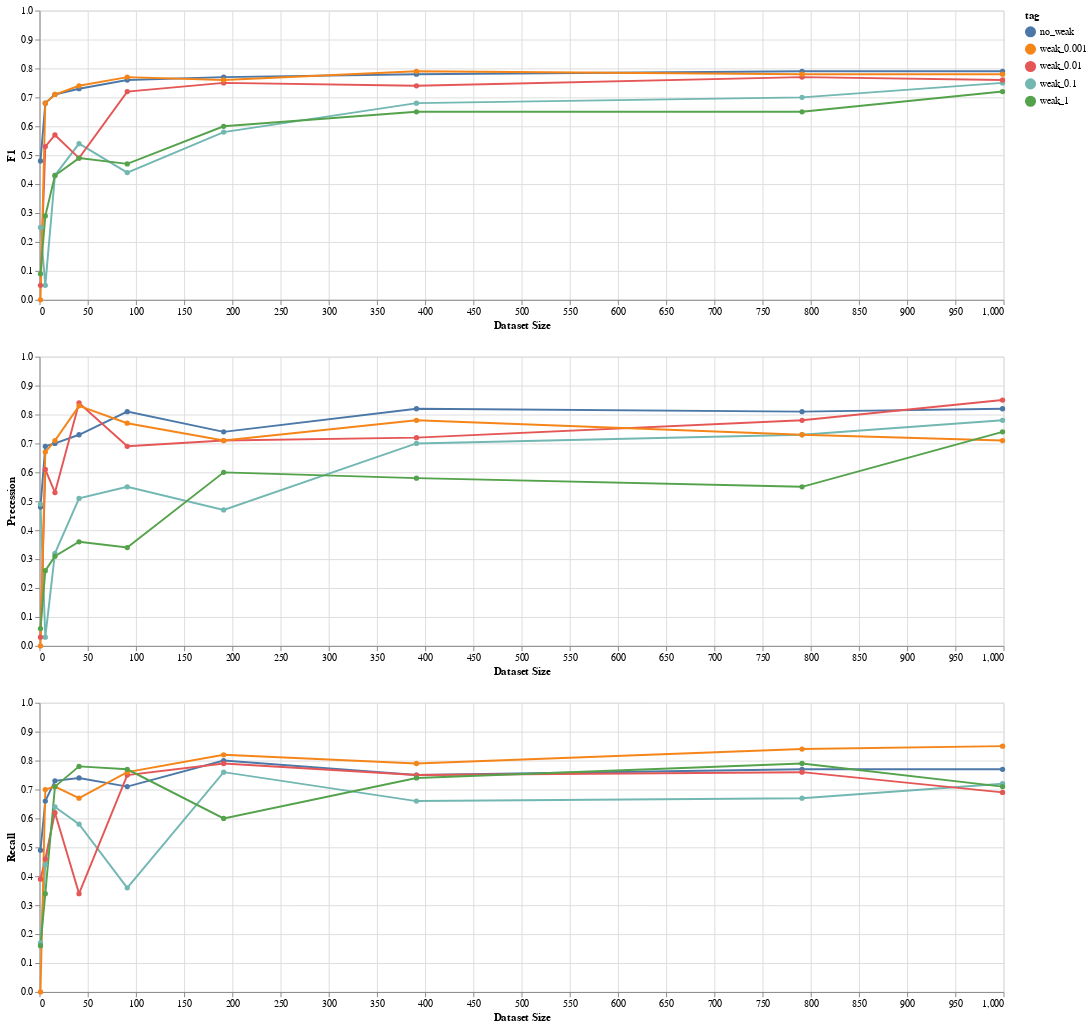

Notebook source saved alongside this figure:
### Code cell
METRIC='F1'

def metric_graph(data_frame: pd.DataFrame, metric: str) -> alt.Chart:
    chart = alt.Chart(data_frame).mark_line(point=True).encode(
        x=alt.X('step', title='Dataset Size'),
        y=alt.Y('metric_val', title=metric, scale=alt.Scale(domain=[0, 1])),
        color='tag',
    ).transform_filter(alt.datum.metric_name == metric)

    # Create a selection that chooses the nearest point & selects based on x-value
    nearest = alt.selection(type='single', nearest=True, on='mouseover',
                            fields=['step'], empty='none')
    
    # Transparent selectors across the chart. This is what tells us
    # the x-value of the cursor
    selectors = alt.Chart().mark_point().encode(
        x='step:Q',
        opacity=alt.value(0),
    ).add_selection(
        nearest
    )

    # Draw points on the line, and highlight based on selection
    points = chart.mark_point().encode(
        opacity=alt.condition(nearest, alt.value(1), alt.value(0))
    )

    # Draw text labels near the points, and highlight based on selection
    text = chart.mark_text(align='left', dx=5, dy=-5).encode(
        text=alt.condition(nearest, 'metric_val:Q', alt.value(' '))
    )

    # Draw a rule at the location of the selection
    rules = alt.Chart().mark_rule(color='gray').encode(
        x='step:Q',
    ).transform_filter(
        nearest
    )
    
    #return alt.layer(chart, selectors, points, rules, text,
     #     data=data_frame, width=600, height=300)
    return chart.properties(width=1000)

res = [metric_graph(data_frame, metric) for metric in METRICS.values()]
(res[0] & res[1] & res[2])

### Figure 1 — Vega-Lite specification as saved in the notebook (floating-point values rounded to 4 significant figures; data arrays with more than 128 entries replaced by an {"elided": "..."} marker saying what was removed)
{"$schema": "https://vega.github.io/schema/vega-lite/v2.6.0.json", "config": {"view": {"height": 300, "width": 400}}, "datasets": {"data-bedbd7619f55cfdf96223bc7b93b4d50": {"elided": "135 records"}}, "vconcat": [{"data": {"name": "data-bedbd7619f55cfdf96223bc7b93b4d50"}, "encoding": {"color": {"field": "tag", "type": "nominal"}, "x": {"field": "step", "title": "Dataset Size", "type": "quantitative"}, "y": {"field": "metric_val", "scale": {"domain": [0, 1]}, "title": "F1", "type": "quantitative"}}, "mark": {"point": true, "type": "line"}, "transform": [{"filter": "(datum.metric_name === 'F1')"}], "width": 1000}, {"data": {"name": "data-bedbd7619f55cfdf96223bc7b93b4d50"}, "encoding": {"color": {"field": "tag", "type": "nominal"}, "x": {"field": "step", "title": "Dataset Size", "type": "quantitative"}, "y": {"field": "metric_val", "scale": {"domain": [0, 1]}, "title": "Precession", "type": "quantitative"}}, "mark": {"point": true, "type": "line"}, "transform": [{"filter": "(datum.metric_name === 'Precession')"}], "width": 1000}, {"data": {"name": "data-bedbd7619f55cfdf96223bc7b93b4d50"}, "encoding": {"color": {"field": "tag", "type": "nominal"}, "x": {"field": "step", "title": "Dataset Size", "type": "quantitative"}, "y": {"field": "metric_val", "scale": {"domain": [0, 1]}, "title": "Recall", "type": "quantitative"}}, "mark": {"point": true, "type": "line"}, "transform": [{"filter": "(datum.metric_name === 'Recall')"}], "width": 1000}]}
